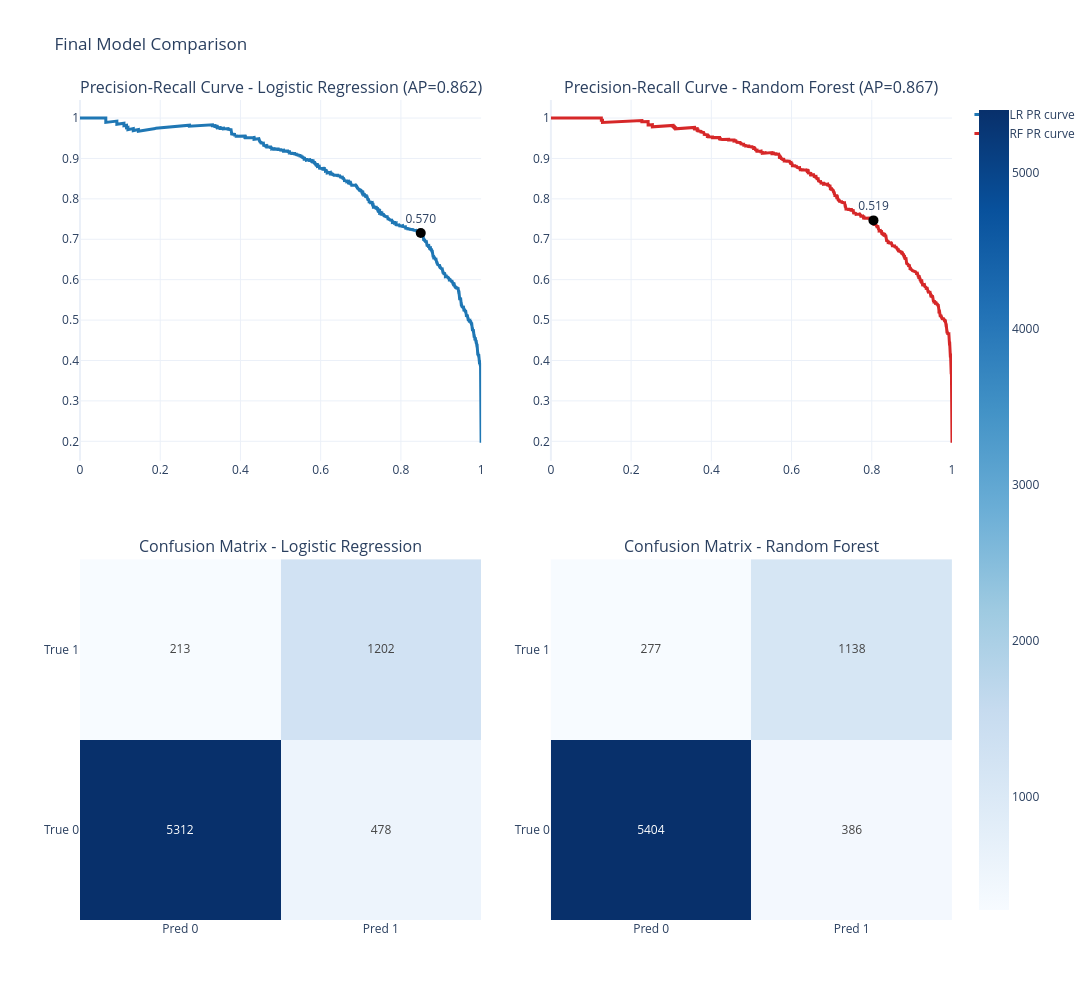

The notebook cell saved with this chart:
### Markdown cell above
The default decision threshold of 0.50 was not ideal for this problem.
To improve the balance between precision and recall, the threshold was tuned using the precision-recall curve, which led to a better classification strategy for the rare class.

### Code cell
def best_threshold_from_pr(y_true, y_proba):
    precision, recall, thresholds = precision_recall_curve(y_true, y_proba)
    f1_scores = 2 * (precision[:-1] * recall[:-1]) / (precision[:-1] + recall[:-1] + 1e-9)
    best_idx = np.argmax(f1_scores)
    return {
        'precision_curve': precision,
        'recall_curve': recall,
        'thresholds': thresholds,
        'best_idx': best_idx,
        'best_threshold': thresholds[best_idx],
        'best_precision': precision[best_idx],
        'best_recall': recall[best_idx],
        'best_f1': f1_scores[best_idx],
        'pr_auc': average_precision_score(y_true, y_proba),
        'roc_auc': roc_auc_score(y_true, y_proba)
    }

def eval_model(y_true, y_proba):
    out = best_threshold_from_pr(y_true, y_proba)
    y_pred = (y_proba >= out['best_threshold']).astype(int)
    tn, fp, fn, tp = confusion_matrix(y_true, y_pred).ravel()
    out.update({
        'accuracy': accuracy_score(y_true, y_pred),
        'precision_1': precision_score(y_true, y_pred, zero_division=0),
        'recall_1': recall_score(y_true, y_pred, zero_division=0),
        'f1_1': f1_score(y_true, y_pred, zero_division=0),
        'tn': tn, 'fp': fp, 'fn': fn, 'tp': tp,
        'y_pred': y_pred
    })
    return out

lr_eval = eval_model(y_test, y_proba_lr)
rf_eval = eval_model(y_test, y_proba_rf)

comparison_df = pd.DataFrame([
    {
        'model': 'Logistic Regression',
        'threshold': lr_eval['best_threshold'],
        'roc_auc': lr_eval['roc_auc'],
        'pr_auc': lr_eval['pr_auc'],
        'accuracy': lr_eval['accuracy'],
        'precision_1': lr_eval['precision_1'],
        'recall_1': lr_eval['recall_1'],
        'f1_1': lr_eval['f1_1'],
        'tn': lr_eval['tn'],
        'fp': lr_eval['fp'],
        'fn': lr_eval['fn'],
        'tp': lr_eval['tp']
    },
    {
        'model': 'Random Forest',
        'threshold': rf_eval['best_threshold'],
        'roc_auc': rf_eval['roc_auc'],
        'pr_auc': rf_eval['pr_auc'],
        'accuracy': rf_eval['accuracy'],
        'precision_1': rf_eval['precision_1'],
        'recall_1': rf_eval['recall_1'],
        'f1_1': rf_eval['f1_1'],
        'tn': rf_eval['tn'],
        'fp': rf_eval['fp'],
        'fn': rf_eval['fn'],
        'tp': rf_eval['tp']
    }
]).round(4)

fig = make_subplots(
    rows=2, cols=2,
    subplot_titles=(
        f"Precision-Recall Curve - Logistic Regression (AP={lr_eval['pr_auc']:.3f})",
        f"Precision-Recall Curve - Random Forest (AP={rf_eval['pr_auc']:.3f})",
        "Confusion Matrix - Logistic Regression",
        "Confusion Matrix - Random Forest"
    ),
    vertical_spacing=0.12,
    horizontal_spacing=0.08
)

# PR curves
fig.add_trace(
    go.Scatter(
        x=lr_eval['recall_curve'],
        y=lr_eval['precision_curve'],
        mode='lines',
        name='LR PR curve',
        line=dict(color='#1f77b4', width=3)
    ),
    row=1, col=1
)

fig.add_trace(
    go.Scatter(
        x=rf_eval['recall_curve'],
        y=rf_eval['precision_curve'],
        mode='lines',
        name='RF PR curve',
        line=dict(color='#d62728', width=3)
    ),
    row=1, col=2
)

# Threshold points
fig.add_trace(
    go.Scatter(
        x=[lr_eval['best_recall']],
        y=[lr_eval['best_precision']],
        mode='markers+text',
        marker=dict(size=10, color='black'),
        text=[f"{lr_eval['best_threshold']:.3f}"],
        textposition='top center',
        showlegend=False
    ),
    row=1, col=1
)

fig.add_trace(
    go.Scatter(
        x=[rf_eval['best_recall']],
        y=[rf_eval['best_precision']],
        mode='markers+text',
        marker=dict(size=10, color='black'),
        text=[f"{rf_eval['best_threshold']:.3f}"],
        textposition='top center',
        showlegend=False
    ),
    row=1, col=2
)

# Confusion matrices
cm_lr = confusion_matrix(y_test, lr_eval['y_pred'])
cm_rf = confusion_matrix(y_test, rf_eval['y_pred'])

fig.add_trace(
    go.Heatmap(
        z=cm_lr,
        x=['Pred 0', 'Pred 1'],
        y=['True 0', 'True 1'],
        colorscale='Blues',
        text=cm_lr,
        texttemplate='%{text}',
        showscale=False
    ),
    row=2, col=1
)

fig.add_trace(
    go.Heatmap(
        z=cm_rf,
        x=['Pred 0', 'Pred 1'],
        y=['True 0', 'True 1'],
        colorscale='Blues',
        text=cm_rf,
        texttemplate='%{text}',
        showscale=True
    ),
    row=2, col=2
)

fig.update_layout(
    title='Final Model Comparison',
    template='plotly_white',
    width=1400,
    height=1000
)

display(comparison_df)
fig.show()

### Figure 1 — Plotly figure (JSON) as saved in the notebook; plotly's stock layout.template omitted (floating-point values rounded to 4 significant figures; data arrays with more than 128 entries replaced by an {"elided": "..."} marker saying what was removed)
{"data": [{"line": {"color": "#1f77b4", "width": 3}, "mode": "lines", "name": "LR PR curve", "type": "scatter", "x": {"elided": "7200 float values"}, "xaxis": "x", "y": {"elided": "7200 float values"}, "yaxis": "y"}, {"line": {"color": "#d62728", "width": 3}, "mode": "lines", "name": "RF PR curve", "type": "scatter", "x": {"elided": "3870 float values"}, "xaxis": "x2", "y": {"elided": "3870 float values"}, "yaxis": "y2"}, {"marker": {"color": "black", "size": 10}, "mode": "markers+text", "showlegend": false, "text": ["0.570"], "textposition": "top center", "type": "scatter", "x": [0.8495], "xaxis": "x", "y": [0.7155], "yaxis": "y"}, {"marker": {"color": "black", "size": 10}, "mode": "markers+text", "showlegend": false, "text": ["0.519"], "textposition": "top center", "type": "scatter", "x": [0.8042], "xaxis": "x2", "y": [0.7467], "yaxis": "y2"}, {"colorscale": [[0, "rgb(247,251,255)"], [0.125, "rgb(222,235,247)"], [0.25, "rgb(198,219,239)"], [0.375, "rgb(158,202,225)"], [0.5, "rgb(107,174,214)"], [0.625, "rgb(66,146,198)"], [0.75, "rgb(33,113,181)"], [0.875, "rgb(8,81,156)"], [1, "rgb(8,48,107)"]], "showscale": false, "text": [[5312, 478], [213, 1202]], "texttemplate": "%{text}", "type": "heatmap", "x": ["Pred 0", "Pred 1"], "xaxis": "x3", "y": ["True 0", "True 1"], "yaxis": "y3", "z": [[5312, 478], [213, 1202]]}, {"colorscale": [[0, "rgb(247,251,255)"], [0.125, "rgb(222,235,247)"], [0.25, "rgb(198,219,239)"], [0.375, "rgb(158,202,225)"], [0.5, "rgb(107,174,214)"], [0.625, "rgb(66,146,198)"], [0.75, "rgb(33,113,181)"], [0.875, "rgb(8,81,156)"], [1, "rgb(8,48,107)"]], "showscale": true, "text": [[5404, 386], [277, 1138]], "texttemplate": "%{text}", "type": "heatmap", "x": ["Pred 0", "Pred 1"], "xaxis": "x4", "y": ["True 0", "True 1"], "yaxis": "y4", "z": [[5404, 386], [277, 1138]]}], "layout": {"annotations": [{"font": {"size": 16}, "showarrow": false, "text": "Precision-Recall Curve - Logistic Regression (AP=0.862)", "x": 0.23, "xanchor": "center", "xref": "paper", "y": 1, "yanchor": "bottom", "yref": "paper"}, {"font": {"size": 16}, "showarrow": false, "text": "Precision-Recall Curve - Random Forest (AP=0.867)", "x": 0.77, "xanchor": "center", "xref": "paper", "y": 1, "yanchor": "bottom", "yref": "paper"}, {"font": {"size": 16}, "showarrow": false, "text": "Confusion Matrix - Logistic Regression", "x": 0.23, "xanchor": "center", "xref": "paper", "y": 0.44, "yanchor": "bottom", "yref": "paper"}, {"font": {"size": 16}, "showarrow": false, "text": "Confusion Matrix - Random Forest", "x": 0.77, "xanchor": "center", "xref": "paper", "y": 0.44, "yanchor": "bottom", "yref": "paper"}], "height": 1000, "title": {"text": "Final Model Comparison"}, "width": 1400, "xaxis": {"anchor": "y", "domain": [0, 0.46]}, "xaxis2": {"anchor": "y2", "domain": [0.54, 1]}, "xaxis3": {"anchor": "y3", "domain": [0, 0.46]}, "xaxis4": {"anchor": "y4", "domain": [0.54, 1]}, "yaxis": {"anchor": "x", "domain": [0.56, 1]}, "yaxis2": {"anchor": "x2", "domain": [0.56, 1]}, "yaxis3": {"anchor": "x3", "domain": [0, 0.44]}, "yaxis4": {"anchor": "x4", "domain": [0, 0.44]}}}
